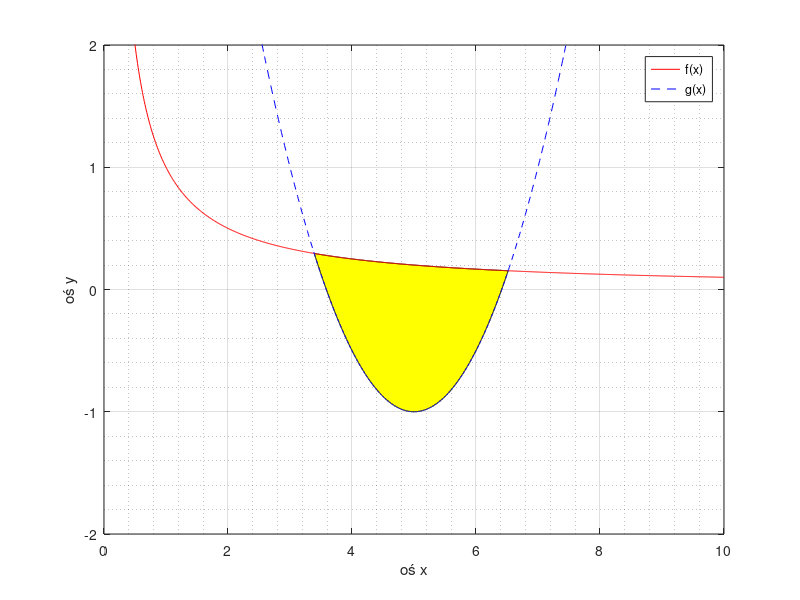

MATLAB code for this plot:
f = @(x) 1 ./ x;
g = @(x) 0.5 * (x - 5).^2 - 1;

a = 0;
b = 10;
N = 1000;


xL = fzero( @(x) f(x) - g(x), [-1000, 4.9999]);
xR = fzero( @(x) f(x) - g(x), [5.0001, 1000]);

xi = linspace(xL, xR, N);
up = f(xi);
down = g(xi);

xx = [xi, fliplr(xi)];
yy = [up, fliplr(down)];

fill(xx, yy, 'yellow');
hold all;

x = linspace(a, b, N);
x = [x, xx];
x = unique(x);

myplot = plot(x, f(x),'-r', x, g(x), '--b');

grid on;
grid minor;
xlabel 'oś x';
ylabel 'oś y';

legend([myplot], 'f(x)', 'g(x)');

ylim([-2, 2]);
